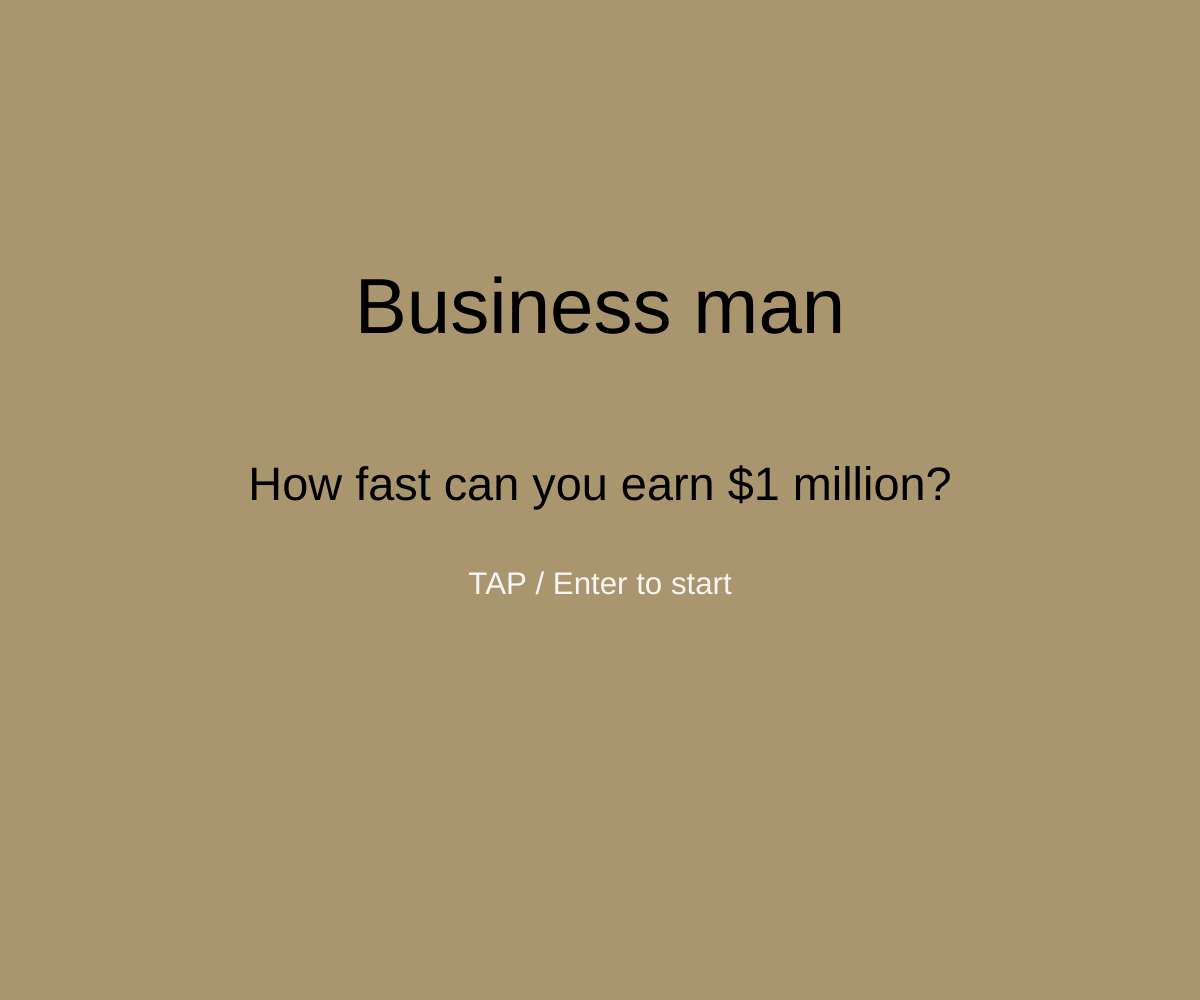
Frame 1 (no input)
Frame 60 (no input): identical to frame 1, image omitted
Frame 120 (the mouse pressed at the canvas centre since frame 60): identical to frame 1, image omitted

The p5.js sketch that drew this single still picture (run headless with seeded random() and noise() and a simulated clock; from frame 60 on, the mouse is pressed at the canvas centre):

// p5.js sketch
// ── sketch.js
let playerAcc = 1.5
let playerFriction = -0.45
let joystickMoved = false
let FFButtonPushed = false
let annualInflasion = 0.2
let inSales = false
let storageFee = 2
let storageCost = 0
let FFSpeed = 1


let days = 0
let startTime = 0
let hours = 0
let empIndex = 0
let income = 0
let balance = 2000
let salesTime = 0
let accountingTime = 0
let qualitycontrolTime = 0
let researchTime = 0
let productionTime = 0
let recruitmentTime = 0
let marketingTime = 0
let adminTime = 0
let drawAdminTime = 0
let drawAccountingTime = 0
let salesCD = 4.5
let accountingCD = 3
let qualitycontrolCD = 20
let researchCD = 30
let productionCD = 3.5
let recruitmentCD = 30
let marketingCD = 30
let adminCD = 2
let employees = []
let numOfEmployees = 1
let inventory = 0
let salesPrice = 450
let employeeSalary = 600
let monthlySalaries = 0
let monthlyRentStart = 1000
let monthlyRent = 0
let billsPayed = false
let totalBills = 0
let productCost = 250
let materialCost = 0
let miscRandom = 0
let printAdmin = false
let printAccounting = false
let feesPayed = false
let waitingTime = 2000

let salesx = 0
let salesy = 0
let accountingx = 0
let accountingy = 0
let qualitycontrolx = 0
let qualitycontroly = 0
let researchx = 0
let researchy = 0
let recruitmentx = 0
let recruitmenty = 0
let productionx = 0
let productiony = 0
let marketingx = 0
let marketingy = 0
let adminx = 0
let adminy = 0
let startHeight = 0
let theBoardHeight = 0

let SScreen = true
let GOScreen = false
let VScreen = false

function setup() {
  createCanvas(windowWidth, windowHeight);

  rectMode(CENTER)
  d = sqrt(width ** 2 + height ** 2) / 100
  
  if(width/height > 16/11){
    d = sqrt(width ** 2 + height ** 2) / 130
  }
  
  if(width/height > 16/10){
    d = sqrt(width ** 2 + height ** 2) / 140
  }
  
  if(width/height > 16/9){
    d = sqrt(width ** 2 + height ** 2) / 150
  }
  
  
  playerAcc = d/4
  miscRandom = random(8, 12)

  startHeight = height * 0.16
  theBoardHeight = height * 0.68
  salesx = width * 3.75 / 10
  salesy = startHeight + theBoardHeight * 1.5 / 10
  accountingx = width * 6.25 / 10
  accountingy = startHeight + theBoardHeight * 1.5 / 10
  qualitycontrolx = width * 8 / 10
  qualitycontroly = startHeight + theBoardHeight * 3.9 / 10
  researchx = width * 2 / 10
  researchy = startHeight + theBoardHeight * 3.5 / 10
  recruitmentx = width * 2 / 10
  recruitmenty = startHeight + theBoardHeight * 6.4 / 10
  productionx = width * 8 / 10
  productiony = startHeight + theBoardHeight * 6.4 / 10
  marketingx = width * 3.75 / 10
  marketingy = startHeight + theBoardHeight * 8.5 / 10
  adminx = width * 6.25 / 10
  adminy = startHeight + theBoardHeight * 8.5 / 10
}

function draw() {
  background(170, 150, 110);

  if (SScreen) {
    showSplashScreen()
  }

  if (GOScreen) {
    showGameOverScreen()
  }

  if (VScreen) {
    showVictoryScreen()
  }

  if (!(SScreen || GOScreen || VScreen)) {
    checkNumEmployees()
    checkTouches()
    checkKeys()
    updateBills()
    updateTime()
    updateDepartments()
    checkDepartments()
    payBills()
    drawRibbons()
    drawProfitMargins()
    drawAdmin()
    drawAccounting()
    drawDepartments()
    drawLabels()
    drawJoysticks()
    drawButtons()
    drawTime()
    drawFastForward()
    drawEmployees()
    checkScores()
  }
}

function checkKeys() {
  if (keyIsDown(38)) {
    for (var emp of employees) {
      if (emp.selected == true) {
        emp.up = true
      }
    }
  }
  if (keyIsDown(40)) {
    for (var emp of employees) {
      if (emp.selected == true) {
        emp.down = true
      }
    }
  }
  if (keyIsDown(37)) {
    for (var emp of employees) {
      if (emp.selected == true) {
        emp.left = true
      }
    }
  }
  if (keyIsDown(39)) {
    for (var emp of employees) {
      if (emp.selected == true) {
        emp.right = true
      }
    }
  }
  if (keyIsDown(65)) { // select employee A
    for (var empers of employees) {
      empers.selected = false
    }
    if (numOfEmployees >= 1) {
      employees[0].selected = true
    }
  }
  if (keyIsDown(66)) { // select employee B
    for (var empers of employees) {
      empers.selected = false
    }
    if (numOfEmployees >= 2) {
      employees[1].selected = true
    }
  }
  if (keyIsDown(67)) { // select employee C
    for (var empers of employees) {
      empers.selected = false
    }
    if (numOfEmployees >= 3) {
      employees[2].selected = true
    }
  }
  if (keyIsDown(68)) { // select employee D
    for (var empers of employees) {
      empers.selected = false
    }
    if (numOfEmployees >= 4) {
      employees[3].selected = true
    }
  }
  if (keyIsDown(69)) { // select employee E
    for (var empers of employees) {
      empers.selected = false
    }
    if (numOfEmployees >= 5) {
      employees[4].selected = true
    }
  }
}

function showVictoryScreen() {

  waitingTime += deltaTime

  fill(0)
  textAlign(CENTER)

  textSize(4 * d)
  text("After " + str(days) + " days", width / 2, height / 4 - 4 * d)

  textSize(4 * d)
  text("You are a", width / 2, height / 3)
  textSize(8 * d)
  fill(0, 200, 0)
  text("MILLIONAIRE!", width / 2, height / 2 - 4 * d)
  textSize(2 * d)
  fill(0)
  text("(before paying taxes)", width / 2, height / 2 - 1 * d)
  fill(245)
  text("TAP to try again", width / 2, height / 2 + 6 * d)
  if (waitingTime / 1000 > 2) {
    for (var t of touches) {
      text("a", width / 2, height / 5)
      touches = []
      if (VScreen) {
        VScreen = false
        resetStartStats()
      }
    }
  }
  if (waitingTime / 1000 > 2) {
    if (keyIsDown(13)) { //ENTER
      if (VScreen) {
        VScreen = false
        resetStartStats()
      }
    }
  }
}

function showGameOverScreen() {

  waitingTime += deltaTime

  fill(0)
  textAlign(CENTER)

  textSize(4 * d)
  text("After " + str(days) + " days", width / 2, height / 4 - 4 * d)

  textSize(4 * d)
  text("You are", width / 2, height / 3)
  textSize(8 * d)
  fill(255, 0, 0)
  text("BANKRUPT!", width / 2, height / 2 - 6 * d)
  textSize(2 * d)
  fill(245)
  text("TAP / ENTER to try again", width / 2, height / 2 + 6 * d)
  if (waitingTime / 1000 > 2) {
    for (var t of touches) {
      text("a", width / 2, height / 5)
      touches = []
      if (GOScreen) {
        GOScreen = false
        resetStartStats()
      }
    }
  }
  if (waitingTime / 1000 > 2) {
    if (keyIsDown(13)) { //ENTER
      if (GOScreen) {
        GOScreen = false
        resetStartStats()
      }
    }
  }

}

function showSplashScreen() {
  fill(0)
  textAlign(CENTER)
  textSize(5 * d)
  text("Business man", width / 2, height / 3)
  textSize(3 * d)
  text("How fast can you earn $1 million?", width / 2, height / 2)
  textSize(2 * d)
  fill(245)
  text("TAP / Enter to start", width / 2, height / 2 + 6 * d)


  for (var t of touches) {
    text("a", width / 2, height / 5)
    touches = []
    if (SScreen) {
      SScreen = false
      resetStartStats()
    }
  }
  if (keyIsDown(13)) { //ENTER
    if (SScreen) {
      SScreen = false
      resetStartStats()
    }
  }
}

function checkScores() {
  if (balance < 0) {
    GOScreen = true
  }
  if ((balance + income - totalBills) > (1000000 - 1)) {
    VScreen = true
  }
}

function resetStartStats() {
  days = 0
  startTime = 0
  hours = 0
  empIndex = 0
  income = 0
  balance = 2000
  salesTime = 0
  accountingTime = 0
  qualitycontrolTime = 0
  researchTime = 0
  productionTime = 0
  recruitmentTime = 0
  marketingTime = 0
  adminTime = 0
  drawAdminTime = 0
  drawAccountingTime = 0
  salesCD = 4.5
  accountingCD = 3
  qualitycontrolCD = 20
  researchCD = 30
  productionCD = 3.5
  recruitmentCD = 30
  marketingCD = 30
  adminCD = 2
  employees = []
  numOfEmployees = 1
  inventory = 0
  salesPrice = 450
  employeeSalary = 600
  monthlySalaries = 0
  monthlyRentStart = 1000
  monthlyRent = 0
  billsPayed = false
  totalBills = 0
  productCost = 250
  materialCost = 0
  miscRandom = 0
  printAdmin = false
  printAccounting = false
  feesPayed = false
  waitingTime = 0
}

function drawFastForward() {
  centerX = width * 0.1
  centerY = height * 0.75
    
  fill(230)
  if (!FFButtonPushed) {
    ellipse(centerX, centerY, d * 6, d * 6)
  }

  FFButtonPushed = false

  for (var t of touches) {
    x = int(t.x)
    y = int(t.y)

    distance = dist(centerX, centerY, x, y)

    if (int(distance) <= d * 7) {
      fill(120)
      ellipse(centerX, centerY, d * 8, d * 8)
      FFButtonPushed = true
    }
  }
  
  if (keyIsDown(70)) { // select employee E
      fill(120)
      ellipse(centerX, centerY, d * 8, d * 8)
      FFButtonPushed = true
  }

  if (FFButtonPushed) {
    FFButtonTime += deltaTime * 10
    FFSpeed = min(int(FFButtonTime / 1000) + 1, 50)
  } else {
    FFButtonTime = 0
    FFSpeed = 1
  }
  fill(0)

  triangle(centerX + 1.5 * d, centerY, centerX + 0.5 * d, centerY - d, centerX + 0.5 * d, centerY + d)
  triangle(centerX, centerY, centerX - d, centerY - d, centerX - d, centerY + d)

}

function drawLabels() { //todo - draw hours required inside circles. Remove text below.

  textAlign(CENTER)
  textSize(d * 1.5)
  noStroke()
  
  text("+1 Sale", salesx, salesy + d * 5)
  text("Accounting Info", accountingx, accountingy + d * 5)
  if (numOfEmployees < 5) {
    text("+1 Employee", recruitmentx, recruitmenty + d * 5)
  }
  text("10% Lower Product Cost", researchx, researchy + d * 5)
  text("10% Faster Production", qualitycontrolx, qualitycontroly + d * 5)
  text("+1 Product", productionx, productiony + d * 5)
  text("+10% Sales Price", marketingx, marketingy + d * 5)
  text("Expenses", adminx, adminy + d * 5)
  
  fill(255)
  textSize(2.5*d)
  stroke(255)
  
  if(!FFButtonPushed){
  text("F", width * 0.1 - d * 4, height * 0.75 + d) 
  }
  
  noStroke()
  textSize(2*d)
  
  text(str(int(salesCD * 2)), salesx, salesy)  
  text(str(int(accountingCD * 2)), accountingx, accountingy)
  if (numOfEmployees < 5) {
    text(str(int(recruitmentCD * 2)), recruitmentx, recruitmenty)
  }
  text(str(int(researchCD * 2)), researchx, researchy)
  text(str(int(qualitycontrolCD * 2)), qualitycontrolx, qualitycontroly)
  text(str(int(productionCD * 2)), productionx, productiony)
  text(str(int(marketingCD * 2)), marketingx, marketingy)
  text(str(int(adminCD * 2)), adminx, adminy) 
  
  textSize(1.5*d)
  text("hours", salesx, salesy + d*2)  
  text("hours", accountingx, accountingy + d*2)
  if (numOfEmployees < 5) {
    text("hours", recruitmentx, recruitmenty + d*2)
  }
  text("hours", researchx, researchy + d*2)
  text("hours", qualitycontrolx, qualitycontroly + d*2)
  text("hours", productionx, productiony + d*2)
  text("hours", marketingx, marketingy + d*2)
  text("hours", adminx, adminy + d*2)
  
  fill(0)
  stroke(0)
  
}

function checkDepartments() {
  if (salesTime / 1000 >= salesCD) { //SALES
    if (inventory > 0) {
      inventory -= 1
      income += salesPrice
      salesTime = 0
    }
  }

  if (recruitmentTime / 1000 >= recruitmentCD) { //RECRUITMENT
    recruitmentTime -= recruitmentCD * 1000
    if (numOfEmployees <= 4) {
      numOfEmployees += 1
    }
  }

  if (productionTime / 1000 >= productionCD) { //PRODUCTION
    inventory += 1
    materialCost += productCost
    productionTime = 0
  }

  if (researchTime / 1000 >= researchCD) {
    productCost *= 0.9
    researchCD *= 1.15
    researchTime = 0
  }

  if (adminTime / 1000 >= adminCD) {
    printAdmin = true
    adminTime = 0
  }

  if (marketingTime / 1000 >= marketingCD) {
    salesPrice *= 1.10
    marketingCD *= 1.15
    marketingTime = 0
  }

  if (accountingTime / 1000 >= accountingCD) {
    printAccounting = true
    accountingTime = 0
  }

  if (qualitycontrolTime / 1000 >= qualitycontrolCD) {
    qualitycontrolTime = 0
    productionCD *= 0.9
    qualitycontrolCD *= 1.1
  }

}

function drawProfitMargins() {
  if (printAccounting) {
    textAlign(LEFT)
    textSize(d * 1.5)
    noStroke()
    fill(0)

    text("Sales Price: ", width * 3 / 4 - d * 1.5, height / 8 + d * 7)
    text("Cost Price: ", width * 3 / 4 - d * 1.5, height / 8 + d * 9)
    text("Profit / Unit: ", width * 3 / 4 - d * 1.5, height / 8 + d * 11)
    text("Profit (%): ", width * 3 / 4 - d * 1.5, height / 8 + d * 13)

    text("$ " + str(int(salesPrice)), width * 3 / 4 + d * 7, height / 8 + d * 7)
    text("$ " + str(int(productCost)), width * 3 / 4 + d * 7, height / 8 + d * 9)
    text("$ " + str(int(salesPrice - productCost)), width * 3 / 4 + d * 7, height / 8 + d * 11)
    text(str(round((int(salesPrice - productCost) / salesPrice) * 100)) + " %", width * 3 / 4 + d * 7, height / 8 + d * 13)


    drawAccountingTime += deltaTime * FFSpeed

    if (drawAccountingTime / 1000 >= 15) {
      drawAccountingTime = 0
      printAccounting = false
    }
    stroke(0)
  }
}

function drawAdmin() {
  if (printAdmin) {

    textAlign(LEFT)
    textSize(d * 1.5)
    noStroke()
    fill(0)

    text("Expenses: ", d * 1.5, height / 8 + d * 7)
    text(" Materials: ", d * 1.5, height / 8 + d * 9)
    text(" Salaries: ", d * 1.5, height / 8 + d * 11)
    text(" Rent: ", d * 1.5, height / 8 + d * 13)
    text(" Storage: ", d * 1.5, height / 8 + d * 15)
    text(" Other: ", d * 1.5, height / 8 + d * 17)

    fill(200, 0, 0)
    textSize(d * 2)
    text("$ " + str(int(totalBills)), d * 10, height / 8 + d * 7)
    fill(0)
    textSize(d * 1.65)
    text("$ " + str(int(materialCost)), d * 10, height / 8 + d * 9)
    text("$ " + str(int(monthlySalaries)), d * 10, height / 8 + d * 11)
    text("$ " + str(int(monthlyRent)), d * 10, height / 8 + d * 13)
    text("$ " + str(int(storageCost)), d * 10, height / 8 + d * 15)
    text("$ " + str(int(misc)), d * 10, height / 8 + d * 17)

    fill(0)
    stroke(0)

    textAlign(CENTER)
    textSize(d * 1.5)
    noStroke()
    text("Inventory", productionx + d * 7, productiony - d)
    text(str(inventory), productionx + d * 7, productiony + d)
    drawAdminTime += deltaTime * FFSpeed

    if (drawAdminTime / 1000 >= 20) {
      drawAdminTime = 0
      printAdmin = false
    }
    stroke(0)

  }
}

function payBills() {

  DOM = 1 + (int(startTime / 10000)) % 30

  if (DOM == 30 && !billsPayed) {
    balance += income
    balance -= totalBills

    storageCost = 0
    materialCost = 0
    income = 0

    billsPayed = true
  }

  if (DOM != 30 && billsPayed) {
    billsPayed = false
  }

}

function updateBills() {
  monthlySalaries = employees.length * employeeSalary * (1 + employees.length / 8) * (1 + (annualInflasion / 360)) ** (int(startTime / 10000))
  monthlyRent = monthlyRentStart * (1 + (annualInflasion / 360)) ** (int(startTime / 10000))
  misc = miscRandom * (int(startTime / 10000) % 30)

  HOD = (int(startTime / 1000)) % 10
  if (HOD == 0 && !feesPayed) {
    storageCost += inventory * storageFee
    feesPayed = true
  }
  if (HOD != 0 && feesPayed) {
    feesPayed = false
  }


  totalBills = monthlySalaries + monthlyRent + misc + materialCost + storageCost

}

function checkNumEmployees() {

  if (employees.length < numOfEmployees) {
    if (employees.length == 4) {
      f = new Employee("Square", "E", "black", d)
      employees.push(f)
    }
    if (employees.length == 3) {
      e = new Employee("Square", "D", "purple", d)
      employees.push(e)
    }
    if (employees.length == 2) {
      c = new Employee("Square", "C", "blue", d)
      employees.push(c)
    }
    if (employees.length == 1) {
      b = new Employee("Square", "B", "green", d)
      employees.push(b)
    }
    if (employees.length == 0) {
      a = new Employee("Square", "A", "red", d)
      employees.push(a)
    }
  }
}

function updateDepartments() {

  textSize(d * 2)
  depSize = d * 7

  for (var emps of employees) {
    x = emps.posx
    y = emps.posy

    if (dist(x, y, salesx, salesy) < (d * 5)) { // SALES
      salesTime += deltaTime * FFSpeed
    }
    if (dist(x, y, accountingx, accountingy) < (d * 5)) { //ACCOUNTING
      accountingTime += deltaTime * FFSpeed
    }
    if (dist(x, y, qualitycontrolx, qualitycontroly) < (d * 5)) { //QUALITY CONTROL
      qualitycontrolTime += deltaTime * FFSpeed
    }
    if (dist(x, y, researchx, researchy) < (d * 5)) { //RESEARCH
      researchTime += deltaTime * FFSpeed
    }
    if (dist(x, y, recruitmentx, recruitmenty) < (d * 5)) { //RECRUITMENT
      recruitmentTime += deltaTime * FFSpeed
    }
    if (dist(x, y, productionx, productiony) < (d * 5)) { //PRODUCTION
      productionTime += deltaTime * FFSpeed
    }
    if (dist(x, y, marketingx, marketingy) < (d * 5)) { //MARKETING
      marketingTime += deltaTime * FFSpeed
    }
    if (dist(x, y, adminx, adminy) < (d * 5)) { //ADMIN
      adminTime += deltaTime * FFSpeed
    }
  }
}

function drawAccounting() {
  fill(255)
  textSize(2.5 * d)
  textAlign(LEFT)
  stroke(50)
  text("Income: $ " + str(int(income)), width * 0.05, height * 0.05)
  text("Balance: $ " + str(int(balance)), width * 0.05, height * 0.10)
  textAlign(CENTER)
  stroke(0)
}

function drawEmployees() {
  for (var emps of employees) {
    emps.move()
    emps.draw()
  }
}

function drawTime() {

  textSize(2.5 * d)

  clock = "0" + str(hours) + ":00"
  if (hours >= 10) {
    clock = str(hours) + ":00"
  }

  date = str(days)

  textAlign(LEFT)
  stroke(50)
  text("Day: " + date, width * 10 / 16, height * 0.05)
  text(clock, width * 10 / 16, height * 0.10)
  textAlign(CENTER)
  stroke(0)

}

function updateTime() {
  startTime += deltaTime * 2.5 * FFSpeed
  startMonth = month()
  startYear = year()

  hours = 8 + int(startTime / 1000) % 10
  days = 1 + (int(startTime / 10000))

}

function drawRibbons() {

  rectMode(CORNER)
  fill(120, 180, 255)
  rect(0, 0, width, height * 0.16)
  rect(0, height * 0.84, width, height * 0.16)
  rectMode(CENTER)

}

function drawButtons() {
  h = height * 0.9
  w = width / 10
  size = d * 4

  fill(255, 0, 0)
  ellipse(w * 1, h, size, size)
  fill(150)

  if (employees.length > 1) {
    fill(0, 255, 0)
  }
  ellipse(w * 2, h, size, size)
  fill(150)

  if (employees.length > 2) {
    fill(0, 0, 255)
  }
  ellipse(w * 3, h, size, size)
  fill(150)

  if (employees.length > 3) {
    fill(100, 0, 200)
  }
  ellipse(w * 4, h, size, size)
  fill(150)

  if (employees.length > 4) {
    fill(0)
  }
  ellipse(w * 5, h, size, size)


  fill(0)
  textAlign(CENTER)
  textSize(d * 2.5)
  fill(255)
  stroke(255)
  text("A", w * 1, h + 0.85 * d)
  text("B", w * 2, h + 0.85 * d)
  text("C", w * 3, h + 0.85 * d)
  text("D", w * 4, h + 0.85 * d)
  text("E", w * 5, h + 0.85 * d)
  stroke(0)

}

function drawDepartments() {

  depSize = d * 7
  ySpace = d * 4.5

  fill(255)
  textSize(1.8 * d)
  noStroke()
  text("Sales", salesx, salesy - ySpace)
  text("Accounting", accountingx, accountingy - ySpace)

  text("Research", researchx, researchy - ySpace)
  text("Quality Control", qualitycontrolx, qualitycontroly - ySpace)

  text("Recruitment", recruitmentx, recruitmenty - ySpace)
  text("Production", productionx, productiony - ySpace)

  text("Marketing", marketingx, marketingy - ySpace)
  text("Admin", adminx, adminy - ySpace)
  stroke(0)

  fill(255)
  salesArc = map(int(salesTime / 1000) % salesCD, 0, salesCD, PI * 1.501, PI * 3.5)
  accountingArc = map(int(accountingTime / 1000) % accountingCD, 0, accountingCD, PI * 1.501, PI * 3.5)
  researchArc = map(int(researchTime / 1000) % researchCD, 0, researchCD, PI * 1.501, PI * 3.5)
  qualitycontrolArc = map(int(qualitycontrolTime / 1000) % qualitycontrolCD, 0, qualitycontrolCD, PI * 1.501, PI * 3.5)
  recruitmentArc = map(int(recruitmentTime / 1000) % recruitmentCD, 0, recruitmentCD, PI * 1.501, PI * 3.5)
  productionArc = map(int(productionTime / 1000) % productionCD, 0, productionCD, PI * 1.501, PI * 3.5)
  marketingArc = map(int(marketingTime / 1000) % marketingCD, 0, marketingCD, PI * 1.501, PI * 3.5)
  adminArc = map(int(adminTime / 1000) % adminCD, 0, adminCD, PI * 1.501, PI * 3.5)

  arc(salesx, salesy, depSize * 1.15, depSize * 1.15, PI * 1.5, salesArc)
  arc(accountingx, accountingy, depSize * 1.15, depSize * 1.15, PI * 1.5, accountingArc)
  arc(researchx, researchy, depSize * 1.15, depSize * 1.15, PI * 1.5, researchArc)
  arc(qualitycontrolx, qualitycontroly, depSize * 1.15, depSize * 1.15, PI * 1.5, qualitycontrolArc)
  arc(recruitmentx, recruitmenty, depSize * 1.15, depSize * 1.15, PI * 1.5, recruitmentArc)
  arc(productionx, productiony, depSize * 1.15, depSize * 1.15, PI * 1.5, productionArc)
  arc(marketingx, marketingy, depSize * 1.15, depSize * 1.15, PI * 1.5, marketingArc)
  arc(adminx, adminy, depSize * 1.15, depSize * 1.15, PI * 1.5, adminArc)

  fill(150)
  ellipse(salesx, salesy, depSize, depSize)
  ellipse(accountingx, accountingy, depSize, depSize)

  ellipse(researchx, researchy, depSize, depSize)
  ellipse(qualitycontrolx, qualitycontroly, depSize, depSize)

  ellipse(recruitmentx, recruitmenty, depSize, depSize)
  ellipse(productionx, productiony, depSize, depSize)

  ellipse(marketingx, marketingy, depSize, depSize)
  ellipse(adminx, adminy, depSize, depSize)

  fill(0)
}

function checkTouches() {

  // check joystick touches (dmin < dist < dmax)
  centerX = width * 0.8
  centerY = height * 0.9

  for (var t of touches) {
    x = int(t.x)
    y = int(t.y)

    dx = centerX - x
    dy = centerY - y
    s = int(dist(centerX, centerY, x, y))

    sinX = Math.sin(dx / s) * (0 - 1)
    sinY = Math.sin(dy / s)

    if (s <= d * 7) {
      for (var emp of employees) {
        if (emp.selected == true) {
          if (sinY >= 0.4) {
            emp.up = true
          }
          if (sinY <= -0.4) {
            emp.down = true
          }
          if (sinX >= 0.4) {
            emp.right = true
          }
          if (sinX <= -0.4) {
            emp.left = true
          }
        }
      }
    }

    h = height * 0.9
    w = width / 10
    size = d * 4

    bay = h
    b1x = w
    b2x = w * 2
    b3x = w * 3
    b4x = w * 4
    b5x = w * 5

    if ((y >= h - size / 2) && (y <= h + size / 2)) {
      if ((x >= b1x - size / 2) && (x <= b1x + size / 2)) {
        empIndex = 0
      }
      if ((x >= b2x - size / 2) && (x <= b2x + size / 2) && employees.length > 1) {
        empIndex = 1
      }
      if ((x >= b3x - size / 2) && (x <= b3x + size / 2) && employees.length > 2) {
        empIndex = 2
      }
      if ((x >= b4x - size / 2) && (x <= b4x + size / 2) && employees.length > 3) {
        empIndex = 3
      }
      if ((x >= b5x - size / 2) && (x <= b5x + size / 2) && employees.length > 4) {
        empIndex = 4
      }
    }

    for (empers of employees) {
      empers.selected = false
    }

    if (empIndex <= employees.length) {
      employees[empIndex].selected = true
    }
  }
}

function drawJoysticks() {

  centerX = width * 0.8
  centerY = height * 0.9

  fill(90)
  ellipse(centerX, centerY, d * 12, d * 12)
  fill(120)

  if (!joystickMoved) {
    ellipse(centerX, centerY, d * 7, d * 7)
  }

  joystickMoved = false

  for (var t of touches) {
    x = int(t.x)
    y = int(t.y)

    distance = dist(centerX, centerY, x, y)

    if (int(distance) <= d * 7) {
      ellipse(x, y, d * 9, d * 9)
      joystickMoved = true
    }
  }

  fill(0)
}

class Employee {

  constructor(type, name, colorName, size) {
    this.name = name
    this.colorName = colorName
    this.type = type
    this.size = size * 2.5

    this.posx = width / 2
    this.posy = height / 2
    this.vely = 0
    this.velx = 0
    this.accy = 0
    this.accx = 0

    this.left = false
    this.right = false
    this.up = false
    this.down = false

    this.selected = false
  }

  move() {
    if (this.left) {
      for (var emp of employees) {
        if (emp.selected == true) {
          emp.accx = -playerAcc
          this.left = false
        }
      }
    }
    if (this.up) {
      for (var empo of employees) {
        if (empo.selected == true) {
          empo.accy = -playerAcc
          this.up = false
        }
      }
    }
    if (this.right) {
      for (var empi of employees) {
        if (empi.selected == true) {
          empi.accx = playerAcc
          this.right = false
        }
      }
    }
    if (this.down) {
      for (var empa of employees) {
        if (empa.selected == true) {
          empa.accy = playerAcc
          this.down = false
        }
      }
    }

    this.accx += this.velx * playerFriction
    this.accy += this.vely * playerFriction

    this.velx += this.accx
    this.vely += this.accy

    if (abs(this.velx) < 1) {
      this.velx = 0
    }
    if (abs(this.vely) < 1) {
      this.vely = 0
    }

    this.posx += this.velx + 0.5 * this.accx
    this.posy += this.vely + 0.5 * this.accy

    if (this.posx < this.size / 2) {
      this.posx = this.size / 2
    }

    if (this.posx > width - this.size / 2) {
      this.posx = width - this.size / 2
    }

    if (this.posy < height * 0.16 + this.size / 2) {
      this.posy = height * 0.16 + this.size / 2
    }

    if (this.posy > height * 0.84 - this.size / 2) {
      this.posy = height * 0.84 - this.size / 2
    }

    this.accx = 0
    this.accy = 0
  }

  draw() {

    if (this.selected == true) {
      noFill()
      strokeWeight(3)
      stroke(50, 50, 50, 150)
      ellipse(this.posx, this.posy, this.size * 1.75, this.size * 1.75)
      stroke(100, 100, 100, 125)
      ellipse(this.posx, this.posy, this.size * 2, this.size * 2)
      stroke(150, 150, 150, 100)
      ellipse(this.posx, this.posy, this.size * 2.25, this.size * 2.25)
      stroke(200, 200, 200, 75)
      ellipse(this.posx, this.posy, this.size * 2.5, this.size * 2.5)
      stroke(0)
      strokeWeight(1)
      fill(0)
    }

    if (this.colorName == "blue") {
      fill(0, 0, 200)
    } else if (this.colorName == "red") {
      fill(200, 0, 0)
    } else if (this.colorName == "green") {
      fill(0, 200, 0)
    } else if (this.colorName == "black") {
      fill(0)
    } else {
      fill(100, 0, 200)
    }

    if (this.type == "Square") {
      rect(this.posx, this.posy, this.size, this.size)
    }

    if (this.type == "Circle") {
      ellipse(this.posx, this.posy, this.size, this.size)
    }

    fill(0)
  }
}
// ── style.css
html, body {
  overscroll-behavior-y: contain;
  margin: 0;
  padding: 0;
  
}


canvas {
  display: block;
}
